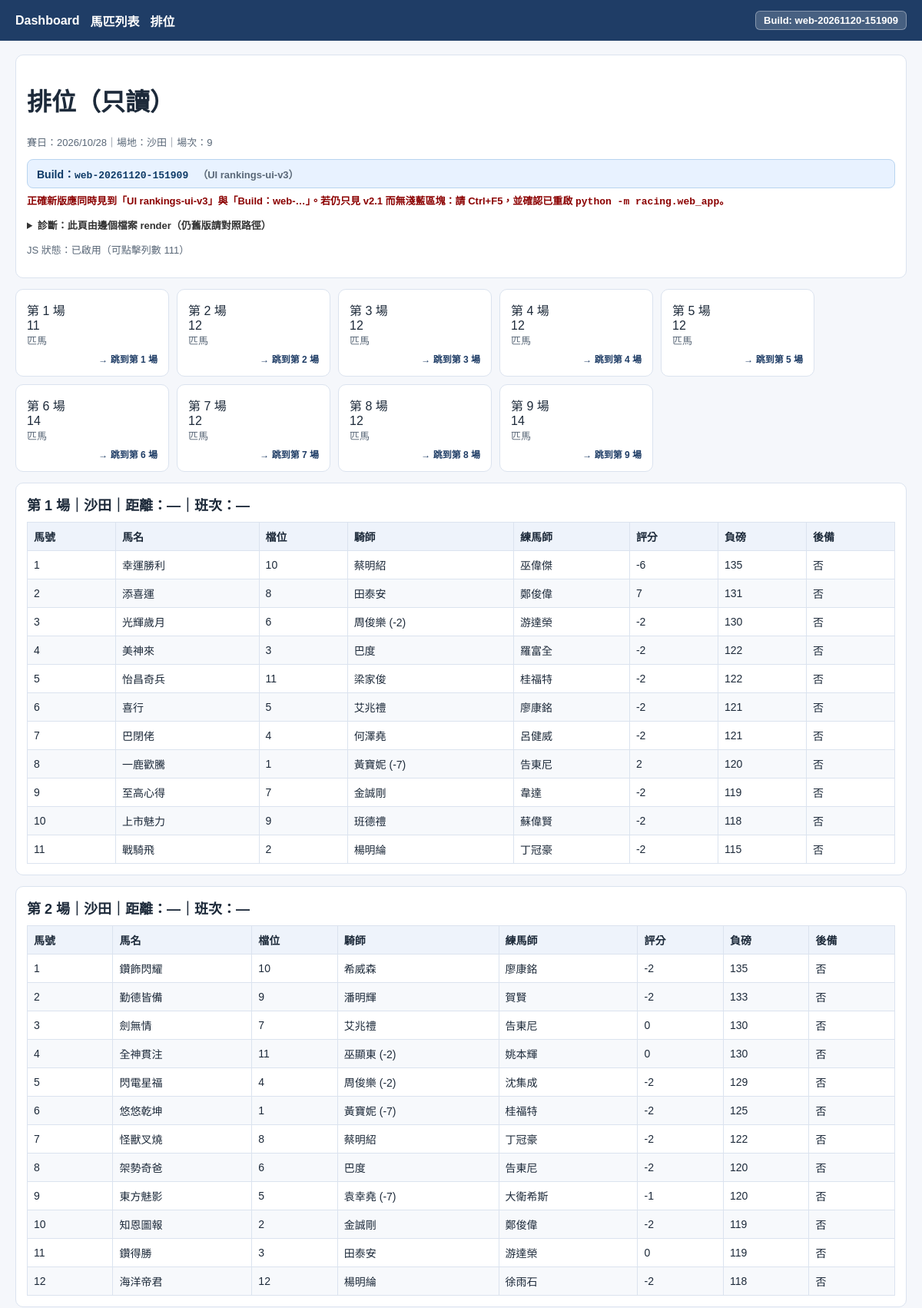
Screenshot of /rankings (upper part) with the database file from the repository.
### tables this page shows
CREATE TABLE "racecard_starters" (
    id INTEGER PRIMARY KEY AUTOINCREMENT,
    race_date TEXT NOT NULL,
    racecourse TEXT NOT NULL,
    race_no INTEGER NOT NULL,
    後備 TEXT NOT NULL DEFAULT '否',
    horse_id TEXT,
    "馬號" TEXT,
    "馬名" TEXT,
    "檔位" TEXT,
    "騎師" TEXT,
    "練馬師" TEXT,
    "負磅" TEXT,
    "評分" TEXT,
    "馬匹體重" TEXT,
    "配備" TEXT,
    "預測賠率" TEXT,
    "即時賠率" TEXT
, "即時位置賠率" TEXT, "隔夜賠率" TEXT);

### racing/web_app.py (the view)
@app.get("/rankings")
def rankings() -> str:
    init_db(DB_PATH)
    payload = _latest_rankings_payload()
    rankings_path = (TEMPLATE_DIR / "rankings.html").resolve()
    html = render_template(
        "rankings.html",
        payload=payload,
        ui_version=RANKINGS_UI_VERSION,
        debug_web_app_py=str(Path(__file__).resolve()),
        debug_rankings_html=str(rankings_path),
    )
    resp = make_response(html)
    resp.headers["Cache-Control"] = "no-store, no-cache, must-revalidate, max-age=0"
    resp.headers["Pragma"] = "no-cache"
    return resp

### racing/challenge_kings.py (called while the page is built)
def challenge_kings_schema_sql() -> str:
    return """
        CREATE TABLE IF NOT EXISTS challenge_standings (
          id INTEGER PRIMARY KEY AUTOINCREMENT,
          challenge_type TEXT NOT NULL,
          race_date TEXT NOT NULL,
          entry_no TEXT NOT NULL DEFAULT '',
          person_name TEXT NOT NULL,
          day_points TEXT NOT NULL DEFAULT '',
          wins TEXT NOT NULL DEFAULT '',
          seconds TEXT NOT NULL DEFAULT '',
          thirds TEXT NOT NULL DEFAULT '',
          fourths TEXT NOT NULL DEFAULT '',
          remark TEXT NOT NULL DEFAULT '',
          is_other INTEGER NOT NULL DEFAULT 0,
          updated_at TEXT NOT NULL DEFAULT '',
          UNIQUE(challenge_type, race_date, entry_no, person_name, is_other)
        );
        CREATE INDEX IF NOT EXISTS idx_challenge_standings_meeting
          ON challenge_standings(challenge_type, race_date);
    """

### racing/db.py (called while the page is built)
def is_acceptable_horse_id(horse_id: str) -> bool:
    hid = str(horse_id or "").strip()
    if len(hid) < 2 or len(hid) > 48:
        return False
    if hid.lower() in _DISALLOWED_HORSE_IDS:
        return False
    if _RE_HKJC_HORSE_ID.match(hid):
        return True
    if _RE_BRAND_NO.match(hid):
        return True
    return False

def connect(db_path: Path) -> sqlite3.Connection:
    conn = sqlite3.connect(str(db_path), timeout=30.0)
    conn.row_factory = sqlite3.Row
    conn.execute("PRAGMA foreign_keys = ON;")
    conn.execute("PRAGMA busy_timeout = 30000;")
    return conn

def get_connection(db_path: Path) -> sqlite3.Connection:
    return connect(db_path)

def _purge_unacceptable_horses(conn: sqlite3.Connection) -> None:
    rows = conn.execute("SELECT horse_id FROM horses;").fetchall()
    bad = [
        str(r["horse_id"] or "").strip()
        for r in rows
        if not is_acceptable_horse_id(str(r["horse_id"] or ""))
    ]
    if not bad:
        return
    for hid in bad:
        conn.execute("DELETE FROM race_records WHERE horse_id = ?;", (hid,))
        conn.execute("DELETE FROM horses WHERE horse_id = ?;", (hid,))

### racing/schema.py (called while the page is built)
def qident(identifier: str) -> str:
    return '"' + identifier.replace('"', '""') + '"'

def _read_table_columns(conn: sqlite3.Connection, table: str) -> set[str]:
    try:
        rows = conn.execute(f"PRAGMA table_info({qident(table)});").fetchall()
    except sqlite3.OperationalError:
        return set()
    return {str(row["name"]) for row in rows}

### racing/web_app.py (called while the page is built)
@app.before_request
def _ensure_scheduler_before_request() -> None:
    _ensure_download_scheduler()

### racing/web_templates/rankings.html (shortened to what this page needs)
{% extends "base.html" %}
{% block content %}
<div class="card">
  <h1>排位（只讀）</h1>
  <p class="small">賽日：{{ payload.race_date }}｜場地：{{ payload.racecourse }}｜場次：{{ payload.race_count }}</p>
  <div class="build-stamp" title="與程式／模板修改時間連動；有變代表已載入新版本">
    Build：<code style="font-size: 13px;">{{ web_build_tag }}</code>
    <span class="small" style="margin-left:8px;">（UI {{ ui_version }}）</span>
  </div>
  <p class="small" style="color:#8b0000;font-weight:600;margin-top:6px;">
    正確新版應同時見到「UI rankings-ui-v3」與「Build：web-…」。若仍只見 v2.1 而無淺藍區塊：請 Ctrl+F5，並確認已重啟 <code>python -m racing.web_app</code>。
  </p>
  <details class="small" style="margin-top:8px;color:#333;">
    <summary style="cursor:pointer;font-weight:600;">診斷：此頁由邊個檔案 render（仍舊版請對照路徑）</summary>
  </details>
  <p class="small" id="rankings-ui-js-status">JS 狀態：尚未初始化</p>
</div>
{% if payload.races %}
<div class="race-grid">
  {% for race in payload.races %}
  <a class="race-jump card-link" href="#race-{{ race.race_no }}">
    <div class="card">
      <div class="card-title">第 {{ race.race_no }} 場</div>
      <div class="card-value">{{ race.rows|length }}</div>
      <div class="small">匹馬</div>
      <div class="jump-hint">→ 跳到第 {{ race.race_no }} 場</div>
    </div>
  </a>
  {% endfor %}
</div>
{% for race in payload.races %}
<div id="race-{{ race.race_no }}" class="card race-card">
  <h3>{{ race.title }}</h3>
  <table class="race-table">
    <thead>
      <tr>
        <th>馬號</th>
        <th>馬名</th>
        <th>檔位</th>
        <th>騎師</th>
        <th>練馬師</th>
        <th>評分</th>
        <th>負磅</th>
        <th>後備</th>
      </tr>
    </thead>
    <tbody>
      {% for row in race.rows %}
      <tr class="racecard-row"
          data-horse-id="{{ row.horse_id }}"
          data-horse-name="{{ row.horse_name }}">
        <td>{{ row.horse_no }}</td>
        <td>{{ row.horse_name }}</td>
        <td>{{ row.draw }}</td>
        <td>{{ row.jockey }}</td>
        <td>{{ row.trainer }}</td>
        <td>{{ row.rating }}</td>
        <td>{{ row.handicap }}</td>
        <td>{{ row.reserve }}</td>
      </tr>
      {% endfor %}
    </tbody>
  </table>
</div>
{% endfor %}
{% else %}
<div class="card">目前沒有可顯示的排位資料。</div>
{% endif %}
{% endblock %}

### racing/web_templates/base.html (shortened to what this page needs)
<!doctype html>
<html lang="zh-Hant">
<head>
</head>
<body>
  <header>
    <nav>
      <a href="{{ url_for('index') }}">Dashboard</a>
      <a href="{{ url_for('horses_list') }}">馬匹列表</a>
      <a href="{{ url_for('rankings') }}">排位</a>
      <span class="build-badge" title="確認是否已載入最新版本">Build: {{ web_build_tag }}</span>
    </nav>
  </header>
  <main>
    {% block content %}{% endblock %}
  </main>
</body>
</html>

### racing/web_templates/base.html (style rules this page uses)
:root { color-scheme: light; }
body { margin: 0; font-family: "Microsoft JhengHei", Arial, sans-serif; background: #f5f7fb; color: #1d2a3a; }
header { background: #1f3d66; color: #fff; padding: 14px 20px; }
nav { display: flex; flex-wrap: wrap; align-items: center; gap: 8px 14px; }
nav a { color: #fff; margin-right: 0; text-decoration: none; font-weight: 600; }
main { padding: 18px 20px; }
.card { background: #fff; border: 1px solid #dbe3ef; border-radius: 10px; padding: 14px; margin-bottom: 14px; }
.card-link { color: inherit; text-decoration: none; display: block; }
.card-link .card { transition: background-color .15s ease, border-color .15s ease, box-shadow .15s ease, transform .12s ease; }
table { width: 100%; border-collapse: collapse; background: #fff; }
th, td { border: 1px solid #dbe3ef; padding: 8px; font-size: 14px; text-align: left; }
th { background: #eef3fb; white-space: nowrap; }
.build-badge { margin-left: auto; font-size: 13px; font-weight: 700; color: #fff; background: rgba(255, 255, 255, 0.18); padding: 4px 10px; border-radius: 6px; border: 1px solid rgba(255, 255, 255, 0.35); }

### racing/web_templates/rankings.html (style rules this page uses)
.race-grid { display: flex; flex-wrap: wrap; gap: 10px; margin-bottom: 14px; }
.race-jump.card-link .card { min-width: 170px; margin-bottom: 0; }
.jump-hint { text-align: right; color: #1f3d66; font-size: 12px; font-weight: 600; margin-top: 6px; }
.race-card { margin-bottom: 14px; }
.race-card h3 { margin: 0 0 10px 0; font-size: 18px; }
.small { font-size: 13px; color: #5a6878; }
.race-table tbody tr:nth-child(odd) { background-color: #ffffff; }
.race-table tbody tr:nth-child(even) { background-color: #f7f9fc; }
.racecard-row { cursor: pointer; transition: background-color .12s ease; }
.build-stamp { margin: 10px 0 6px; padding: 8px 12px; background: #e8f2ff; border: 1px solid #b8d4f0; border-radius: 8px; font-size: 14px; color: #0d3a66; font-weight: 600; }

### rows the page displays
racecard_starters: horse_no "1", horse_name "幸運勝利", draw "10", jockey "蔡明紹", trainer "巫偉傑", rating "-6", handicap "135", reserve "否"
racecard_starters: horse_no "2", horse_name "添喜運", draw "8", jockey "田泰安", trainer "鄭俊偉", rating "7", handicap "131", reserve "否"
racecard_starters: horse_no "3", horse_name "光輝歲月", draw "6", jockey "周俊樂 (-2)", trainer "游達榮", rating "-2", handicap "130", reserve "否"
racecard_starters: horse_no "4", horse_name "美神來", draw "3", jockey "巴度", trainer "羅富全", rating "-2", handicap "122", reserve "否"
racecard_starters: horse_no "5", horse_name "怡昌奇兵", draw "11", jockey "梁家俊", trainer "桂福特", rating "-2", handicap "122", reserve "否"
racecard_starters: horse_no "6", horse_name "喜行", draw "5", jockey "艾兆禮", trainer "廖康銘", rating "-2", handicap "121", reserve "否"
racecard_starters: horse_no "7", horse_name "巴閉佬", draw "4", jockey "何澤堯", trainer "呂健威", rating "-2", handicap "121", reserve "否"
racecard_starters: horse_no "8", horse_name "一鹿歡騰", draw "1", jockey "黃寶妮 (-7)", trainer "告東尼", rating "2", handicap "120", reserve "否"
racecard_starters: horse_no "9", horse_name "至高心得", draw "7", jockey "金誠剛", trainer "韋達", rating "-2", handicap "119", reserve "否"
racecard_starters: horse_no "10", horse_name "上市魅力", draw "9", jockey "班德禮", trainer "蘇偉賢", rating "-2", handicap "118", reserve "否"
racecard_starters: horse_no "11", horse_name "戰騎飛", draw "2", jockey "楊明綸", trainer "丁冠豪", rating "-2", handicap "115", reserve "否"
racecard_starters: horse_no "1", horse_name "鑽飾閃耀", draw "10", jockey "希威森", trainer "廖康銘", rating "-2", handicap "135", reserve "否"
racecard_starters: horse_no "2", horse_name "勤德皆備", draw "9", jockey "潘明輝", trainer "賀賢", rating "-2", handicap "133", reserve "否"
racecard_starters: horse_no "3", horse_name "劍無情", draw "7", jockey "艾兆禮", trainer "告東尼", rating "0", handicap "130", reserve "否"
racecard_starters: horse_no "4", horse_name "全神貫注", draw "11", jockey "巫顯東 (-2)", trainer "姚本輝", rating "0", handicap "130", reserve "否"
racecard_starters: horse_no "5", horse_name "閃電星福", draw "4", jockey "周俊樂 (-2)", trainer "沈集成", rating "-2", handicap "129", reserve "否"
racecard_starters: horse_no "6", horse_name "悠悠乾坤", draw "1", jockey "黃寶妮 (-7)", trainer "桂福特", rating "-2", handicap "125", reserve "否"
racecard_starters: horse_no "7", horse_name "怪獸叉燒", draw "8", jockey "蔡明紹", trainer "丁冠豪", rating "-2", handicap "122", reserve "否"
racecard_starters: horse_no "8", horse_name "架勢奇爸", draw "6", jockey "巴度", trainer "告東尼", rating "-2", handicap "120", reserve "否"
racecard_starters: horse_no "9", horse_name "東方魅影", draw "5", jockey "袁幸堯 (-7)", trainer "大衛希斯", rating "-1", handicap "120", reserve "否"
racecard_starters: horse_no "10", horse_name "知恩圖報", draw "2", jockey "金誠剛", trainer "鄭俊偉", rating "-2", handicap "119", reserve "否"
racecard_starters: horse_no "11", horse_name "鑽得勝", draw "3", jockey "田泰安", trainer "游達榮", rating "0", handicap "119", reserve "否"
racecard_starters: horse_no "12", horse_name "海洋帝君", draw "12", jockey "楊明綸", trainer "徐雨石", rating "-2", handicap "118", reserve "否"

### other values shown
{{ web_build_tag }} "web-20261120-151909"
{{ payload.race_date }} "2026/10/28"
{{ payload.racecourse }} "沙田"
{{ payload.race_count }} "9"
{{ ui_version }} "rankings-ui-v3"
{{ race.race_no }} "1" "2" "3" "4" "5" "6" "7" "8" "9"
{{ race.rows|length }} "11" "12" "12" "12" "12" "14" "12" "12" "14"
{{ race.title }} "第 1 場｜沙田｜距離：—｜班次：—" "第 2 場｜沙田｜距離：—｜班次：—"
